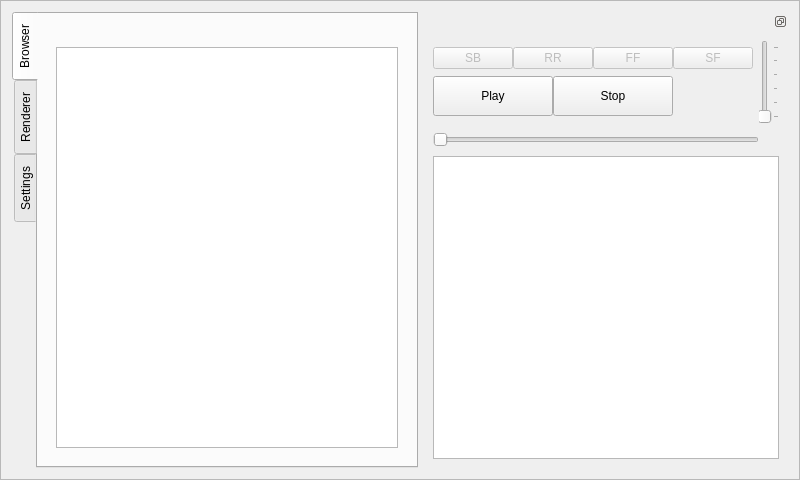
<?xml version="1.0" encoding="UTF-8"?>
<ui version="4.0">
 <class>ControllerGui</class>
 <widget class="QFrame" name="ControllerGui">
  <property name="geometry">
   <rect>
    <x>0</x>
    <y>0</y>
    <width>800</width>
    <height>480</height>
   </rect>
  </property>
  <property name="windowTitle">
   <string>Frame</string>
  </property>
  <property name="frameShape">
   <enum>QFrame::StyledPanel</enum>
  </property>
  <property name="frameShadow">
   <enum>QFrame::Raised</enum>
  </property>
  <layout class="QHBoxLayout" name="horizontalLayout_4">
   <item>
    <widget class="QTabWidget" name="tabWidget">
     <property name="sizePolicy">
      <sizepolicy hsizetype="Expanding" vsizetype="Expanding">
       <horstretch>2</horstretch>
       <verstretch>0</verstretch>
      </sizepolicy>
     </property>
     <property name="tabPosition">
      <enum>QTabWidget::West</enum>
     </property>
     <property name="currentIndex">
      <number>0</number>
     </property>
     <widget class="QWidget" name="_browserTab">
      <attribute name="title">
       <string>Browser</string>
      </attribute>
      <layout class="QVBoxLayout" name="verticalLayout_2">
       <item>
        <widget class="QWidget" name="_breadCrump" native="true">
         <property name="sizePolicy">
          <sizepolicy hsizetype="Preferred" vsizetype="Preferred">
           <horstretch>1</horstretch>
           <verstretch>0</verstretch>
          </sizepolicy>
         </property>
         <layout class="QHBoxLayout" name="_breadCrumpLayout">
          <property name="spacing">
           <number>0</number>
          </property>
          <property name="bottomMargin">
           <number>0</number>
          </property>
         </layout>
        </widget>
       </item>
       <item>
        <widget class="QWidget" name="_browser" native="true">
         <property name="sizePolicy">
          <sizepolicy hsizetype="Preferred" vsizetype="Preferred">
           <horstretch>1</horstretch>
           <verstretch>0</verstretch>
          </sizepolicy>
         </property>
         <layout class="QVBoxLayout" name="verticalLayout_7">
          <item>
           <widget class="QTreeView" name="_browserView">
            <property name="sizePolicy">
             <sizepolicy hsizetype="Expanding" vsizetype="Expanding">
              <horstretch>1</horstretch>
              <verstretch>0</verstretch>
             </sizepolicy>
            </property>
            <property name="alternatingRowColors">
             <bool>true</bool>
            </property>
            <property name="rootIsDecorated">
             <bool>false</bool>
            </property>
            <property name="itemsExpandable">
             <bool>false</bool>
            </property>
           </widget>
          </item>
         </layout>
        </widget>
       </item>
      </layout>
     </widget>
     <widget class="QWidget" name="_rendererTab">
      <attribute name="title">
       <string>Renderer</string>
      </attribute>
      <layout class="QHBoxLayout" name="horizontalLayout_6">
       <item>
        <widget class="QWidget" name="_rendererWidget" native="true">
         <layout class="QVBoxLayout" name="verticalLayout_4"/>
        </widget>
       </item>
      </layout>
     </widget>
     <widget class="QWidget" name="_settingsTab">
      <attribute name="title">
       <string>Settings</string>
      </attribute>
      <layout class="QHBoxLayout" name="horizontalLayout_7">
       <item>
        <widget class="QWidget" name="_settingsWidget" native="true">
         <layout class="QVBoxLayout" name="verticalLayout_6"/>
        </widget>
       </item>
      </layout>
     </widget>
    </widget>
   </item>
   <item>
    <widget class="QDockWidget" name="dockWidget">
     <property name="sizePolicy">
      <sizepolicy hsizetype="Preferred" vsizetype="Preferred">
       <horstretch>0</horstretch>
       <verstretch>0</verstretch>
      </sizepolicy>
     </property>
     <property name="floating">
      <bool>false</bool>
     </property>
     <property name="features">
      <set>QDockWidget::DockWidgetFloatable|QDockWidget::DockWidgetMovable</set>
     </property>
     <widget class="QWidget" name="dockWidgetContents">
      <layout class="QVBoxLayout" name="verticalLayout">
       <item>
        <layout class="QHBoxLayout" name="horizontalLayout_3">
         <item>
          <layout class="QGridLayout" name="gridLayout">
           <property name="spacing">
            <number>0</number>
           </property>
           <item row="0" column="0">
            <widget class="QPushButton" name="_skipBackwardButton">
             <property name="enabled">
              <bool>false</bool>
             </property>
             <property name="sizePolicy">
              <sizepolicy hsizetype="Minimum" vsizetype="Fixed">
               <horstretch>0</horstretch>
               <verstretch>0</verstretch>
              </sizepolicy>
             </property>
             <property name="focusPolicy">
              <enum>Qt::NoFocus</enum>
             </property>
             <property name="text">
              <string>SB</string>
             </property>
             <property name="checkable">
              <bool>false</bool>
             </property>
            </widget>
           </item>
           <item row="0" column="1" colspan="2">
            <widget class="QPushButton" name="_seekBackwardButton">
             <property name="enabled">
              <bool>false</bool>
             </property>
             <property name="focusPolicy">
              <enum>Qt::NoFocus</enum>
             </property>
             <property name="text">
              <string>RR</string>
             </property>
             <property name="checkable">
              <bool>false</bool>
             </property>
            </widget>
           </item>
           <item row="0" column="3" colspan="2">
            <widget class="QPushButton" name="_seekForwardButton">
             <property name="enabled">
              <bool>false</bool>
             </property>
             <property name="focusPolicy">
              <enum>Qt::NoFocus</enum>
             </property>
             <property name="text">
              <string>FF</string>
             </property>
             <property name="checkable">
              <bool>false</bool>
             </property>
            </widget>
           </item>
           <item row="0" column="5">
            <widget class="QPushButton" name="_skipForwardButton">
             <property name="enabled">
              <bool>false</bool>
             </property>
             <property name="sizePolicy">
              <sizepolicy hsizetype="Minimum" vsizetype="Fixed">
               <horstretch>0</horstretch>
               <verstretch>0</verstretch>
              </sizepolicy>
             </property>
             <property name="focusPolicy">
              <enum>Qt::NoFocus</enum>
             </property>
             <property name="text">
              <string>SF</string>
             </property>
             <property name="checkable">
              <bool>false</bool>
             </property>
            </widget>
           </item>
           <item row="1" column="0" colspan="2">
            <widget class="QPushButton" name="_playButton">
             <property name="sizePolicy">
              <sizepolicy hsizetype="Minimum" vsizetype="Fixed">
               <horstretch>0</horstretch>
               <verstretch>0</verstretch>
              </sizepolicy>
             </property>
             <property name="minimumSize">
              <size>
               <width>0</width>
               <height>40</height>
              </size>
             </property>
             <property name="focusPolicy">
              <enum>Qt::NoFocus</enum>
             </property>
             <property name="text">
              <string>Play</string>
             </property>
             <property name="checkable">
              <bool>false</bool>
             </property>
            </widget>
           </item>
           <item row="1" column="2" colspan="3">
            <widget class="QPushButton" name="_stopButton">
             <property name="sizePolicy">
              <sizepolicy hsizetype="Minimum" vsizetype="Fixed">
               <horstretch>0</horstretch>
               <verstretch>0</verstretch>
              </sizepolicy>
             </property>
             <property name="minimumSize">
              <size>
               <width>0</width>
               <height>40</height>
              </size>
             </property>
             <property name="focusPolicy">
              <enum>Qt::NoFocus</enum>
             </property>
             <property name="text">
              <string>Stop</string>
             </property>
             <property name="checkable">
              <bool>false</bool>
             </property>
             <property name="checked">
              <bool>false</bool>
             </property>
            </widget>
           </item>
           <item row="1" column="5">
            <widget class="QWidget" name="_networkActivity" native="true">
             <property name="sizePolicy">
              <sizepolicy hsizetype="Minimum" vsizetype="Fixed">
               <horstretch>0</horstretch>
               <verstretch>0</verstretch>
              </sizepolicy>
             </property>
             <property name="minimumSize">
              <size>
               <width>0</width>
               <height>40</height>
              </size>
             </property>
             <property name="autoFillBackground">
              <bool>false</bool>
             </property>
             <layout class="QHBoxLayout" name="_activityLayout"/>
            </widget>
           </item>
          </layout>
         </item>
         <item>
          <widget class="QSlider" name="_volumeSlider">
           <property name="focusPolicy">
            <enum>Qt::NoFocus</enum>
           </property>
           <property name="singleStep">
            <number>5</number>
           </property>
           <property name="tracking">
            <bool>true</bool>
           </property>
           <property name="orientation">
            <enum>Qt::Vertical</enum>
           </property>
           <property name="tickPosition">
            <enum>QSlider::TicksBelow</enum>
           </property>
           <property name="tickInterval">
            <number>20</number>
           </property>
          </widget>
         </item>
        </layout>
       </item>
       <item>
        <layout class="QHBoxLayout" name="horizontalLayout_5">
         <item>
          <widget class="QSlider" name="_seekSlider">
           <property name="enabled">
            <bool>false</bool>
           </property>
           <property name="sizePolicy">
            <sizepolicy hsizetype="Expanding" vsizetype="Fixed">
             <horstretch>1</horstretch>
             <verstretch>0</verstretch>
            </sizepolicy>
           </property>
           <property name="focusPolicy">
            <enum>Qt::NoFocus</enum>
           </property>
           <property name="tracking">
            <bool>false</bool>
           </property>
           <property name="orientation">
            <enum>Qt::Horizontal</enum>
           </property>
          </widget>
         </item>
         <item>
          <spacer name="horizontalSpacer">
           <property name="orientation">
            <enum>Qt::Horizontal</enum>
           </property>
           <property name="sizeHint" stdset="0">
            <size>
             <width>20</width>
             <height>20</height>
            </size>
           </property>
          </spacer>
         </item>
        </layout>
       </item>
       <item>
        <widget class="QListView" name="_rendererListView">
         <property name="enabled">
          <bool>true</bool>
         </property>
         <property name="sizePolicy">
          <sizepolicy hsizetype="Expanding" vsizetype="Expanding">
           <horstretch>0</horstretch>
           <verstretch>1</verstretch>
          </sizepolicy>
         </property>
         <property name="resizeMode">
          <enum>QListView::Fixed</enum>
         </property>
        </widget>
       </item>
      </layout>
     </widget>
    </widget>
   </item>
  </layout>
 </widget>
 <resources>
  <include location="QtAvInterface.qrc"/>
 </resources>
 <connections/>
</ui>
